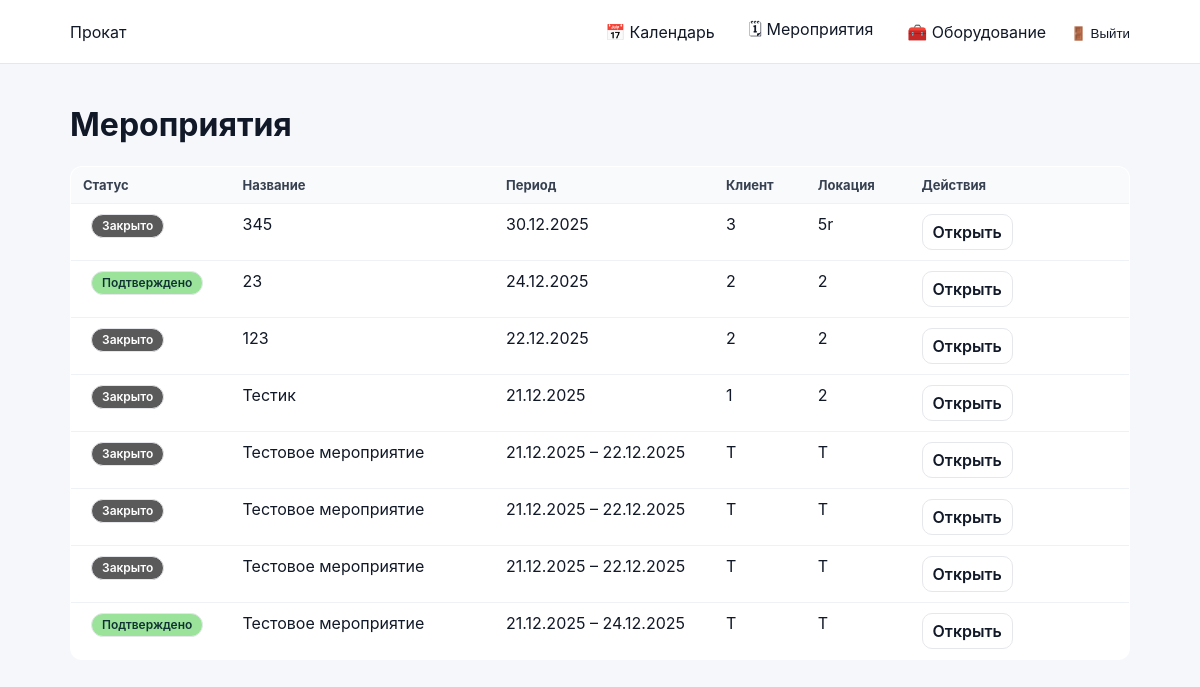
The page /events/ (signed in) on the database as committed earlier.
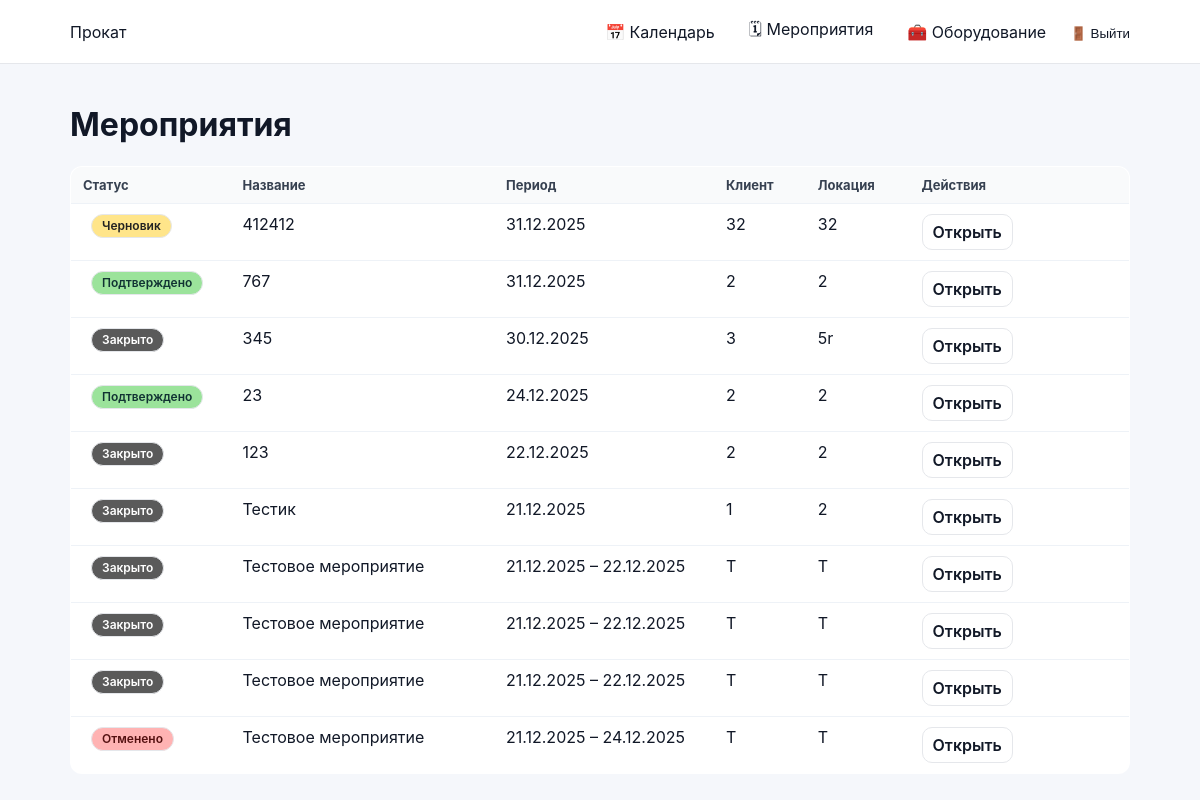
The same page on the database as committed later.
### events/models.py (models this page shows, shortened)
class Event(models.Model):
    STATUS_DRAFT = 'draft'
    STATUS_CONFIRMED = 'confirmed'
    STATUS_CANCELLED = 'cancelled'
    STATUS_CLOSED = 'closed'
    STATUS_CHOICES = (
        (STATUS_DRAFT, 'Черновик'),
        (STATUS_CONFIRMED, 'Подтверждено'),
        (STATUS_CANCELLED, 'Отменено'),
        (STATUS_CLOSED, 'Закрыто'),
    )
    name = models.CharField(max_length=200)
    start_date = models.DateField()
    end_date = models.DateField(blank=True, null=True)
    client = models.CharField(max_length=200, blank=True)
    location = models.CharField(max_length=200, blank=True)
    responsible = models.ForeignKey(
        User,
        on_delete=models.SET_NULL,
        null=True,
        related_name='events'
    )
    status = models.CharField(
        max_length=20,
        choices=STATUS_CHOICES,
        default=STATUS_DRAFT
    )
    created_at = models.DateTimeField(auto_now_add=True)

### events/views.py (the view)
# urls.py: path('events/', event_list_view, name='event_list'),
@login_required
def event_list_view(request):
    auto_close_past_events()
    events = Event.objects.order_by("-start_date", "-id")
    return render(request, "events/event_list.html", {
        "events": events,
        "can_edit": user_can_edit_event_card(request.user),
    })

### accounts/context_processors.py (called while the page is built)
def authz_flags(request):
    user = getattr(request, "user", None)
    return {
        "is_manager": is_manager(user),
        "is_senior_engineer": is_senior_engineer(user),
        "is_engineer": is_engineer(user),
        "can_manage_staff": can_manage_staff(user),
        "can_edit_event_card": can_edit_event_card(user),
        "can_edit_event_equipment": can_edit_event_equipment(user),
        "can_edit_inventory": can_edit_inventory(user),
    }

### accounts/permissions.py (called while the page is built)
def _in_group(user, group_name: str) -> bool:
    if not user or not user.is_authenticated:
        return False
    return user.groups.filter(name=group_name).exists()

def is_super(user) -> bool:
    return bool(user and user.is_authenticated and getattr(user, "is_superuser", False))

def is_manager(user) -> bool:
    return is_super(user) or _in_group(user, ROLE_MANAGER)

def is_senior_engineer(user) -> bool:
    return is_super(user) or _in_group(user, ROLE_SENIOR)

def is_engineer(user) -> bool:
    return is_super(user) or _in_group(user, ROLE_ENGINEER)

def can_manage_staff(user) -> bool:
    return is_manager(user)

def can_edit_event_card(user) -> bool:
    return is_manager(user)

def can_edit_event_equipment(user) -> bool:
    return is_manager(user) or is_senior_engineer(user)

def can_edit_inventory(user) -> bool:
    return is_manager(user) or is_senior_engineer(user)

def user_can_edit_event_card(user) -> bool:
    return can_edit_event_card(user)

### events/views.py (called while the page is built)
def auto_close_past_events():
    today = date.today()
    Event.objects.filter(
        status__in=[Event.STATUS_DRAFT, Event.STATUS_CONFIRMED, Event.STATUS_CANCELLED],
        end_date__isnull=False,
        end_date__lt=today,
    ).update(status=Event.STATUS_CLOSED)
    Event.objects.filter(
        status__in=[Event.STATUS_DRAFT, Event.STATUS_CONFIRMED, Event.STATUS_CANCELLED],
        end_date__isnull=True,
        start_date__lt=today,
    ).update(status=Event.STATUS_CLOSED)

### events/templates/events/event_list.html (shortened to what this page needs)
{% extends "base.html" %}
{% block content %}
<h1>Мероприятия</h1>
<table class="list-table">
    <thead>
        <tr>
            <th style="width:160px;">Статус</th>
            <th>Название</th>
            <th style="width:220px;">Период</th>
            <th>Клиент</th>
            <th>Локация</th>
            <th style="width:220px;">Действия</th>
        </tr>
    </thead>
    <tbody>
        {% for event in events %}
        <tr>
            <td>
                <span class="badge status-{{ event.status }}">{{ event.get_status_display }}</span>
            </td>
            <td>
                <a href="{% url 'event_detail' event.id %}">{{ event.name }}</a>
            </td>
            <td>
                {% if event.start_date == event.end_date %}
                    {{ event.start_date|date:"d.m.Y" }}
                {% else %}
                    {{ event.start_date|date:"d.m.Y" }} – {{ event.end_date|date:"d.m.Y" }}
                {% endif %}
            </td>
            <td>{{ event.client }}</td>
            <td>{{ event.location }}</td>
            <td>
                <a class="btn-secondary" href="{% url 'event_detail' event.id %}">Открыть</a>
            </td>
        </tr>
        {% empty %}
        <tr>
            <td colspan="6">Мероприятий пока нет</td>
        </tr>
        {% endfor %}
    </tbody>
</table>
{% endblock %}

### backend/templates/base.html (shortened to what this page needs)
{% load static %}
<!doctype html>
<html lang="ru">
<head>
  <link rel="stylesheet" href="{% static 'css/base.css' %}">
  <link rel="stylesheet" href="{% static 'css/calendar.css' %}">
</head>
<body>
  <header class="topbar">
    <div class="container topbar-inner">
      <div class="brand">Прокат</div>
      {% if user.is_authenticated %}
      <nav class="nav">
        <a class="nav-link" href="{% url 'calendar' %}">📅 Календарь</a>
        <a class="nav-link" href="{% url 'event_list' %}">🗓 Мероприятия</a>
        <a class="nav-link" href="{% url 'equipment_list_all' %}">🧰 Оборудование</a>
<form method="post" action="{% url 'logout' %}" style="display:inline;">
  <button type="submit" class="nav-link" style="background:none;border:none;padding:0;cursor:pointer;">
    🚪 Выйти
  </button>
</form>
      </nav>
      {% endif %}
    </div>
  </header>
  <main class="container">
    {% block content %}{% endblock %}
  </main>
</body>
</html>

### static/css/base.css (style rules this page uses)
* { box-sizing: border-box; }
html, body { height: 100%; }
body { margin: 0; font-family: -apple-system, BlinkMacSystemFont, "Segoe UI", Roboto, Arial, sans-serif; background: #f5f7fb; color: #111827; }
a { color: inherit; text-decoration: none; }
.container { max-width: 1100px; margin: 0 auto; padding: 20px; }
.topbar { background: #ffffff; border-bottom: 1px solid #e5e7eb; }
.topbar-inner { max-width: 1100px; margin: 0 auto; padding: 12px 20px; display: flex; align-items: center; justify-content: space-between; gap: 16px; }
.nav { display: flex; align-items: center; gap: 14px; flex-wrap: wrap; }
.nav-link { padding: 6px 10px; border-radius: 8px; color: #111827; text-decoration: none; }
.btn-secondary { display: inline-flex; align-items: center; padding: 7px 10px; border-radius: 10px; border: 1px solid #e5e7eb; background: #ffffff; color: #111827; font-weight: 600; text-decoration: none; margin-right: 8px; }
.badge { display: inline-flex; align-items: center; padding: 2px 8px; border-radius: 999px; border: 1px solid #e5e7eb; background: #f9fafb; color: #374151; font-size: 12px; font-weight: 600; margin-left: 8px; }
.list-table { width: 100%; border-collapse: collapse; background: #ffffff; border: 1px solid #e5e7eb; border-radius: 12px; overflow: hidden; }
.list-table th, .list-table td { padding: 10px 12px; border-bottom: 1px solid #eef2f7; text-align: left; vertical-align: top; }
.list-table th { background: #f9fafb; font-size: 13px; color: #374151; }
.list-table tr:last-child td { border-bottom: 0; }
.badge { display: inline-block; padding: 4px 10px; border-radius: 999px; font-size: 12px; line-height: 1.2; font-weight: 600; }

### static/css/calendar.css (style rules this page uses)
.status-draft { background: #ffe58a; color: #222; }
.status-confirmed { background: #9be39b; color: #133; }
.status-cancelled { background: #ffb3b3; color: #511; }
.status-closed { background: #5a5a5a; color: #fff; }

Rows that differ between the two databases and show on the page:
added Event: status "Черновик", name "412412", start_date "31.12.2025", client "32", location "32"
added Event: status "Подтверждено", name "767", start_date "31.12.2025", client "2", location "2"
changed Event: status "Подтверждено" → "Отменено"
